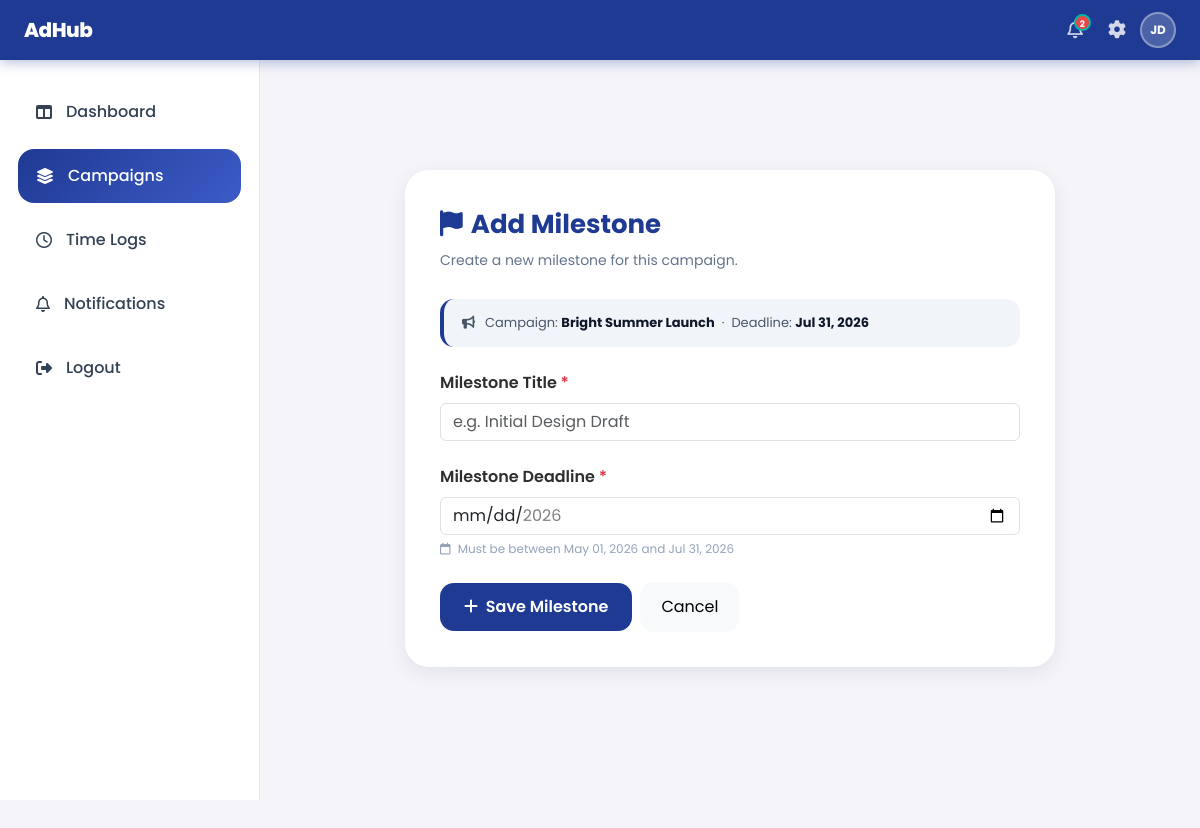
The page /admin/milestones/add_milestone.php?id=1 (signed in) on the database its author committed.
### tables this page shows
CREATE TABLE campaigns (
    campaign_id       INT          AUTO_INCREMENT PRIMARY KEY,
    campaign_name     VARCHAR(100),
    description       TEXT,
    budget            DECIMAL(10,2),
    client_id         INT,
    assigned_staff_id INT,
    start_date        DATE,
    deadline          DATE,
    status            VARCHAR(50),
    FOREIGN KEY (client_id)         REFERENCES users(user_id) ON DELETE CASCADE,
    FOREIGN KEY (assigned_staff_id) REFERENCES users(user_id) ON DELETE SET NULL
);

### admin/milestones/add_milestone.php (the view, shortened to what this page needs)
<?php
include('../../includes/topbar.php');
$campaign_id = isset($_GET['id']) ? (int)$_GET['id'] : 0;
$campaignQuery = mysqli_query($conn, "SELECT * FROM campaigns WHERE campaign_id = '$campaign_id' LIMIT 1");
$campaign = mysqli_fetch_assoc($campaignQuery);
?>
<!DOCTYPE html>
<html lang="en">
<head>
<link href="https://cdn.jsdelivr.net/npm/bootstrap@5.3.3/dist/css/bootstrap.min.css" rel="stylesheet">
<link rel="stylesheet" href="https://cdnjs.cloudflare.com/ajax/libs/font-awesome/6.5.1/css/all.min.css"/>
<link rel="stylesheet" href="/AdHub_V2/assets/css/style.css">
<link rel="stylesheet" href="/AdHub_V2/assets/css/dashboard.css">
</head>
<body>
<div class="sidebar">
    <div class="sidebar-menu">
        <a href="../dashboard/dashboard.php">
            <i class="fa-solid fa-table-columns"></i>
            Dashboard
        </a>
        <a href="../kanban/main_board.php" class="active">
            <i class="fa-solid fa-layer-group"></i>
            Campaigns
        </a>
        <a href="../timelogs/time_logs.php">
            <i class="fa-regular fa-clock"></i>
            Time Logs
        </a>
        <a href="../notifications/notifications.php">
            <i class="fa-regular fa-bell"></i>
            Notifications
        </a>
        <a href="../../auth/logout.php">
            <i class="fa-solid fa-right-from-bracket"></i>
            Logout
        </a>
    </div>
</div>
<div class="main-content">
    <div class="form-card">
        <div class="form-title">
            <i class="fa-solid fa-flag me-2"></i>Add Milestone
        </div>
        <div class="form-subtitle">
            Create a new milestone for this campaign.
        </div>
        <div class="campaign-context">
            <i class="fa-solid fa-bullhorn"></i>
            <span>
                Campaign: <strong><?= htmlspecialchars($campaign['campaign_name']); ?></strong>
                &nbsp;·&nbsp;
                Deadline: <strong><?= date('M d, Y', strtotime($campaign['deadline'])); ?></strong>
            </span>
        </div>
        <form method="POST" novalidate>
            <div class="mb-4">
                <label class="form-label fw-semibold">
                    Milestone Title <span class="text-danger">*</span>
                </label>
                <input type="text"
                       name="title"
                       class="form-control"
                       placeholder="e.g. Initial Design Draft"
                       value="<?= htmlspecialchars($_POST['title'] ?? ''); ?>"
                       required>
            </div>
            <div class="mb-4">
                <label class="form-label fw-semibold">
                    Milestone Deadline <span class="text-danger">*</span>
                </label>
                <input type="date"
                       name="deadline"
                       class="form-control"
                       min="<?= $campaign['start_date']; ?>"
                       max="<?= $campaign['deadline']; ?>"
                       value="<?= htmlspecialchars($_POST['deadline'] ?? ''); ?>"
                       required>
                <div class="deadline-hint">
                    <i class="fa-regular fa-calendar me-1"></i>
                    Must be between
                    <?= date('M d, Y', strtotime($campaign['start_date'])); ?>
                    and
                    <?= date('M d, Y', strtotime($campaign['deadline'])); ?>
                </div>
            </div>
            <div class="d-flex align-items-center gap-2 mt-2">
                <button type="submit" name="save" class="custom-btn">
                    <i class="fa-solid fa-plus me-1"></i>
                    Save Milestone
                </button>
                <a href="../campaigns/campaign_details.php?id=<?= $campaign_id; ?>"
                   class="btn btn-light"
                   style="border-radius:14px; padding:12px 20px;">
                    Cancel
                </a>
            </div>
        </form>
    </div>
</div>
</body>
</html>

### assets/css/style.css (style rules this page uses)
* { margin: 0; padding: 0; }
:root { --primary:#1F3A93; --accent:#00B8A9; --bg:#F4F4F9; --text:#2E2E2E; }
body { font-family:'Poppins', sans-serif; background:var(--bg); color:var(--text); }

### assets/css/dashboard.css (style rules this page uses)
:root { --primary:#1F3A93; --primary-light:#3d5bc7; --accent:#00B8A9; --accent-dark:#009688; --bg:#F4F4F9; --text:#2E2E2E; --muted:#64748b; --card:#ffffff; --border:#e2e8f0; --topbar-h: 60px; }
* { margin:0; padding:0; box-sizing:border-box; }
body { font-family:'Poppins', sans-serif; background:var(--bg); color:var(--text); }
.sidebar { position:fixed; top: var(--topbar-h); left:0; width:260px; height: calc(100vh - var(--topbar-h)); background:white; border-right:1px solid var(--border); padding:25px 18px; overflow-y:auto; }
.sidebar-menu { display:flex; flex-direction:column; gap:10px; }
.sidebar-menu a { display:flex; align-items:center; gap:14px; padding:15px 18px; border-radius:16px; text-decoration:none; color:#334155; font-weight:500; transition:0.3s; }
.sidebar-menu a.active { background:linear-gradient( 135deg, var(--primary), var(--primary-light) ); color:white; }
.main-content { margin-left: 260px; padding: 35px 35px 35px; min-height: 100vh; }

### includes/topbar.php (style rules this page uses)
*, *::before, *::after { box-sizing: border-box; }
:root { --tb-h: 60px; --accent: #1F3A93; --accent-dark: #162d7a; --accent-lite: #e8ecf8; --accent-mid: #c5cef0; --white: #ffffff; --text-1: #111827; --text-2: #4b5563; --text-3: #9ca3af; --border: #e5e7eb; --surface: #f9fafb; --danger: #dc2626; --danger-bg: #fef2f2; --danger-bd: #fecaca; --r: 10px; --r-lg: 14px; --drop-notif: 320px; --drop-set: 290px; --shadow: 0 8px 30px rgba(0,0,0,.12), 0 2px 8px rgba(0,0,0,.06); }

### admin/milestones/add_milestone.php (style rules this page uses)
.main-content { margin-left: 260px; margin-top: 75px; padding: 35px; }
.form-card { max-width: 650px; margin: auto; background: white; border-radius: 24px; padding: 35px; box-shadow: 0 6px 20px rgba(15,23,42,0.08); }
.form-title { font-size: 26px; font-weight: 700; color: var(--primary); margin-bottom: 6px; }
.form-subtitle { color: #64748b; font-size: 14px; margin-bottom: 28px; }
.campaign-context { background: #f1f5f9; border-radius: 14px; padding: 14px 18px; margin-bottom: 24px; font-size: 13px; color: #475569; display: flex; align-items: center; gap: 10px; border-left: 4px solid var(--primary, #3b82f6); }
.campaign-context strong { color: #0f172a; }
.custom-btn { background: var(--primary, #3b82f6); border: none; padding: 12px 24px; border-radius: 14px; color: white; font-weight: 600; transition: opacity 0.2s; }
.deadline-hint { font-size: 12px; color: #94a3b8; margin-top: 5px; }

### rows shown on the page
campaigns: campaign_name "Bright Summer Launch", deadline "Jul 31, 2026", start_date "May 01, 2026"

### other values the page prints
$unread_count "2"
$initials "JD"
